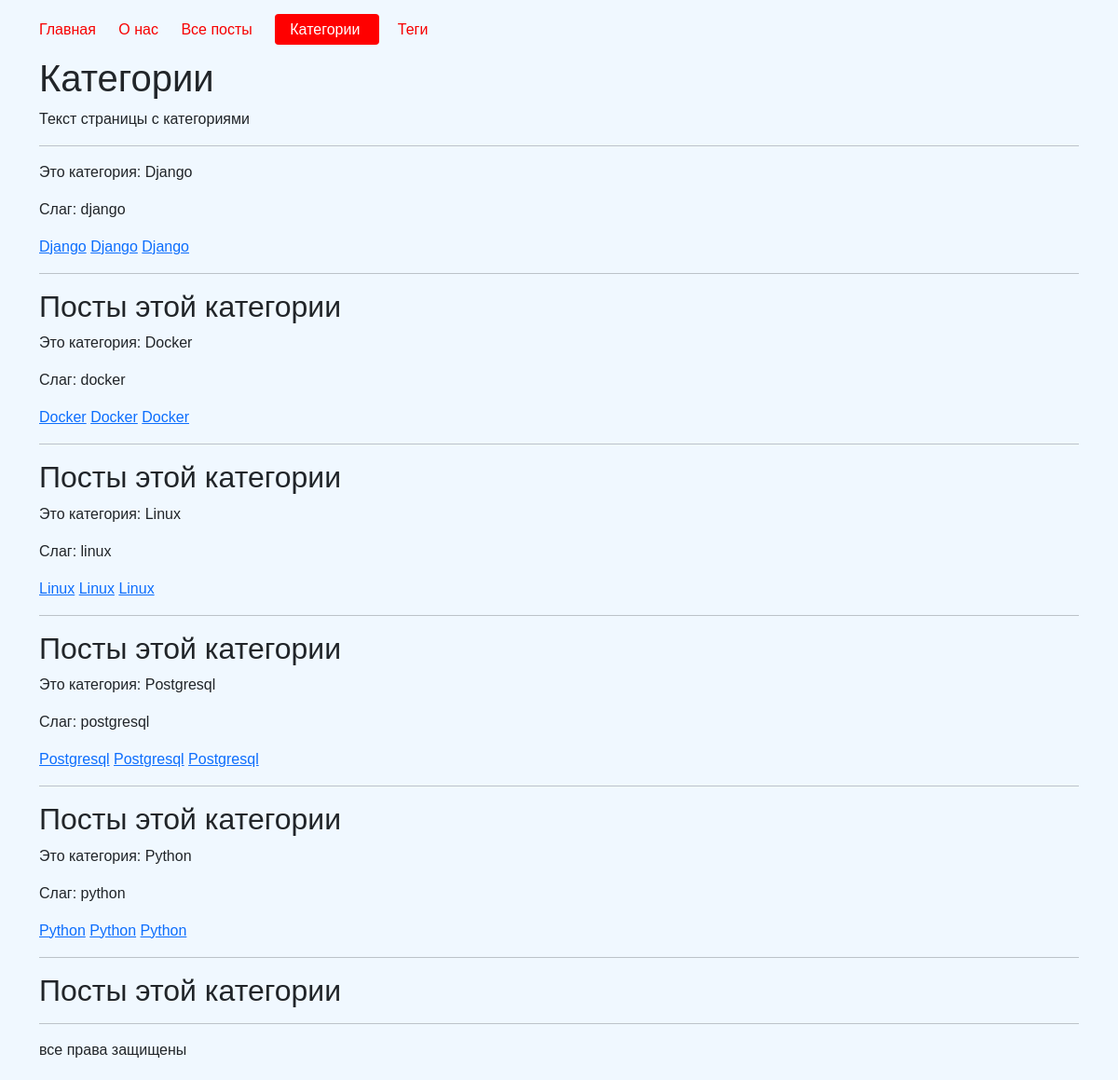
The app's page /posts/categories/ with its own data.
### python_blog/models.py (models this page shows, shortened)
class Category(models.Model):
    name = models.CharField(max_length=200, verbose_name="Название")
    slug = models.SlugField(max_length=250, unique=True, verbose_name="Слаг")
    description = models.TextField(
        blank=True, null=True, default="Без описания", verbose_name="Описание"
    )
    def get_absolute_url(self):
        return reverse("blog:category_detail", args=[self.slug])
    class Meta:
        verbose_name = "Категория"
        verbose_name_plural = "Категории"
        ordering = ["name"]

### python_blog/views.py (the view)
# urls.py: path('categories/', catalog_categories, name='categories'),
def catalog_categories(request):
    CATEGORIES = Category.objects.all()
    context = {
        "title": "Категории",
        "text": "Текст страницы с категориями",
        "categories": CATEGORIES,
    }
    return render(request, "python_blog/catalog_categories.html", context)

### python_blog/context_processors.py (called while the page is built)
def menu_items(request):
    menu = [
    {"title": "Главная", "url_name": "main"},
    {"title": "О нас", "url_name": "about"},
    {"title": "Все посты", "url_name": "blog:posts"},
    {"title": "Категории", "url_name": "blog:categories"},
    {"title": "Теги", "url_name": "blog:tags"},
]
    current_url_name = request.resolver_match.view_name
    for item in menu:
        item['is_active'] = current_url_name == item['url_name']
    return {'menu_items': menu}

### python_blog/templates/python_blog/catalog_categories.html (shortened to what this page needs)
{% extends "base.html" %}
{% block content %}
    <h1>{{ title }}</h1>
    <p>{{ text }}</p>
    <hr>
    {% for category in categories %}
    <p>Это категория: {{ category.name }}</p>
    <p>Слаг: {{ category.slug }}</p>
    <a href="{{ category.slug }}">{{ category.name }}</a>
    <a href="{% url "blog:category_detail" category.slug  %}">{{ category.name }}</a>
    <a href="{{ category.get_absolute_url }}">{{ category.name }}</a>
    <hr>
    <h2>Посты этой категории</h2>
    {% endfor %}
    {% endblock %}

### static/css/main.css (style rules this page uses)
body { font-family: Arial, sans-serif; margin: 0; padding: 20px; background-color: aliceblue; }

### records on screen
Category: name "Django", slug "django"
Category: name "Docker", slug "docker"
Category: name "Linux", slug "linux"
Category: name "Postgresql", slug "postgresql"
Category: name "Python", slug "python"

### other values on screen
{{ item.title }} "Главная" "О нас" "Все посты" "Категории" "Теги"
{{ title }} "Категории"
{{ text }} "Текст страницы с категориями"
